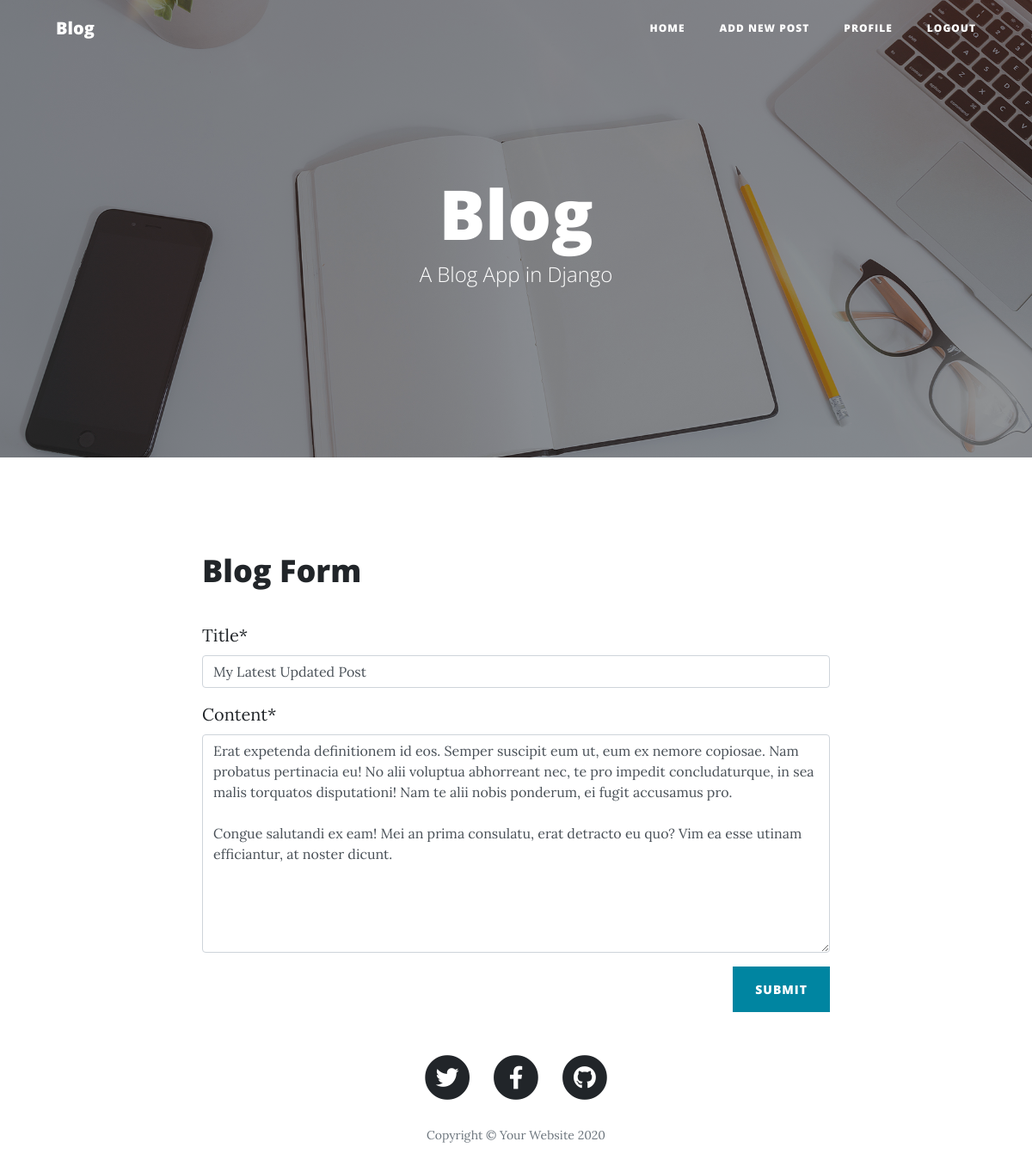
/blog/29/update/ (signed in), run on the app's committed database.
### firstapp/models.py (models this page shows, shortened)
class blog(models.Model):
	title=models.CharField(max_length=100)
	content=models.TextField()
	date_added=models.DateTimeField(default=timezone.now)
	author=models.ForeignKey(User,on_delete=models.CASCADE)

### firstapp/views.py (the view, shortened to what this page needs)
class PostUpdateVw(LoginRequiredMixin, UserPassesTestMixin, UpdateView):
	model=blog
	fields=['title','content']
	template_name='blog/blog_form.html'
	def test_func(self):
		post=self.get_object()
		if self.request.user==post.author:
			return True
		return False

### firstapp/templates/blog/blog_form.html (shortened to what this page needs)
{% extends "blog/base.html" %}
{% load crispy_forms_tags%}
{% block content %}
  <div class="container">
    <div class="row">
      <div class="col-lg-8 col-md-10 mx-auto">
    <h1 class="section-heading"><b>Blog Form</b></h1>
	<br/>
    <form method="post">
      <div class="w3-section">
        {{form | crispy}}
      </div>
      <button type="submit" class="btn btn-primary float-right">Submit</button>
    </form>
  </div>
  </div>
  </div>
{% endblock %}

### data on the page
blog: title "My Latest Updated Post", content "Erat expetenda definitionem id eos. Semper suscipit eum ut, eum ex nemore copiosae. Nam probatus pertinacia eu! No alii voluptua abhorreant nec, te pro impedit concludaturque, in sea malis torquatos disputationi! Nam te alii nobis ponderum, ei fugit accusamus pro. Congue salutandi ex eam! Mei an prima consulatu, erat detracto eu quo? Vim ea esse utinam efficiantur, at noster dicunt."
